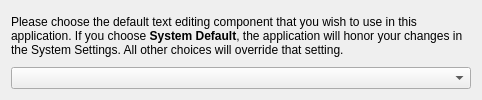
<ui version="4.0" >
 <class>EditorChooser</class>
 <widget class="QWidget" name="EditorChooser" >
  <property name="windowTitle" >
   <string>Editor Chooser</string>
  </property>
  <layout class="QVBoxLayout" >
   <item>
    <layout class="QVBoxLayout" >
     <item>
      <widget class="QLabel" name="TextLabel1" >
       <property name="minimumSize" >
        <size>
         <width>460</width>
         <height>0</height>
        </size>
       </property>
       <property name="text" >
        <string>Please choose the default text editing component that you wish to use in this application. If you choose &lt;B>System Default&lt;/B>, the application will honor your changes in the System Settings. All other choices will override that setting.</string>
       </property>
       <property name="textFormat" >
        <enum>Qt::AutoText</enum>
       </property>
       <property name="wordWrap" >
        <bool>true</bool>
       </property>
      </widget>
     </item>
     <item>
      <widget class="KComboBox" name="editorCombo" />
     </item>
    </layout>
   </item>
  </layout>
 </widget>
 <customwidgets>
  <customwidget>
    <class>KComboBox</class>
    <extends>QComboBox</extends>
    <header>kcombobox.h</header>
  </customwidget>
 </customwidgets>
 <tabstops>
  <tabstop>editorCombo</tabstop>
 </tabstops>
 <connections/>
</ui>
